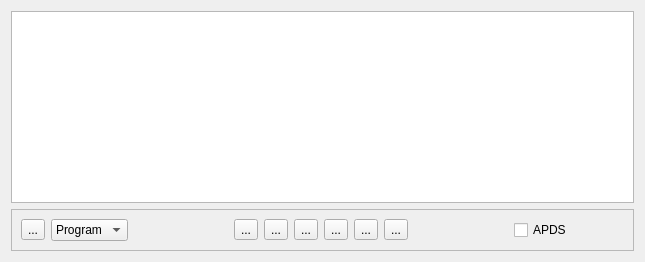
  <widget class="QWidget" name="tabTape">
   <attribute name="title">
    <string>Tape</string>
   </attribute>
   <layout class="QVBoxLayout" name="verticalLayout">
    <item>
     <widget class="QTableView" name="tvTape"/>
    </item>
    <item>
     <widget class="QFrame" name="frame">
      <property name="sizePolicy">
       <sizepolicy hsizetype="Preferred" vsizetype="Fixed">
        <horstretch>0</horstretch>
        <verstretch>0</verstretch>
       </sizepolicy>
      </property>
      <property name="frameShape">
       <enum>QFrame::Shape::StyledPanel</enum>
      </property>
      <property name="frameShadow">
       <enum>QFrame::Shadow::Raised</enum>
      </property>
      <layout class="QHBoxLayout" name="horizontalLayout">
       <item>
        <widget class="QToolButton" name="tbQuickLoad">
         <property name="text">
          <string>...</string>
         </property>
        </widget>
       </item>
       <item>
        <widget class="QComboBox" name="cobLoadCommand">
         <property name="toolTip">
          <string>Quick load type</string>
         </property>
         <item>
          <property name="text">
           <string>Program</string>
          </property>
         </item>
         <item>
          <property name="text">
           <string>Code</string>
          </property>
         </item>
         <item>
          <property name="text">
           <string>Screen</string>
          </property>
         </item>
        </widget>
       </item>
       <item>
        <spacer name="horizontalSpacer_2">
         <property name="orientation">
          <enum>Qt::Orientation::Horizontal</enum>
         </property>
         <property name="sizeType">
          <enum>QSizePolicy::Policy::Expanding</enum>
         </property>
         <property name="sizeHint" stdset="0">
          <size>
           <width>100</width>
           <height>20</height>
          </size>
         </property>
        </spacer>
       </item>
       <item>
        <widget class="QToolButton" name="tbPlay">
         <property name="text">
          <string>...</string>
         </property>
        </widget>
       </item>
       <item>
        <widget class="QToolButton" name="tbStop">
         <property name="text">
          <string>...</string>
         </property>
        </widget>
       </item>
       <item>
        <widget class="QToolButton" name="tbRewind">
         <property name="text">
          <string>...</string>
         </property>
        </widget>
       </item>
       <item>
        <widget class="QToolButton" name="tbFastForward">
         <property name="text">
          <string>...</string>
         </property>
        </widget>
       </item>
       <item>
        <widget class="QToolButton" name="tbRewindToStart">
         <property name="text">
          <string>...</string>
         </property>
        </widget>
       </item>
       <item>
        <widget class="QToolButton" name="tbReset">
         <property name="text">
          <string>...</string>
         </property>
        </widget>
       </item>
       <item>
        <spacer name="horizontalSpacer">
         <property name="orientation">
          <enum>Qt::Orientation::Horizontal</enum>
         </property>
         <property name="sizeType">
          <enum>QSizePolicy::Policy::Expanding</enum>
         </property>
         <property name="sizeHint" stdset="0">
          <size>
           <width>100</width>
           <height>20</height>
          </size>
         </property>
        </spacer>
       </item>
       <item>
        <widget class="QCheckBox" name="cbxAPDS">
         <property name="sizePolicy">
          <sizepolicy hsizetype="Fixed" vsizetype="Fixed">
           <horstretch>0</horstretch>
           <verstretch>0</verstretch>
          </sizepolicy>
         </property>
         <property name="minimumSize">
          <size>
           <width>110</width>
           <height>0</height>
          </size>
         </property>
         <property name="maximumSize">
          <size>
           <width>110</width>
           <height>16777215</height>
          </size>
         </property>
         <property name="toolTip">
          <string>Automatic Polling Detection System</string>
         </property>
         <property name="text">
          <string notr="true">APDS</string>
         </property>
         <property name="tristate">
          <bool>true</bool>
         </property>
        </widget>
       </item>
      </layout>
     </widget>
    </item>
   </layout>
  </widget>
